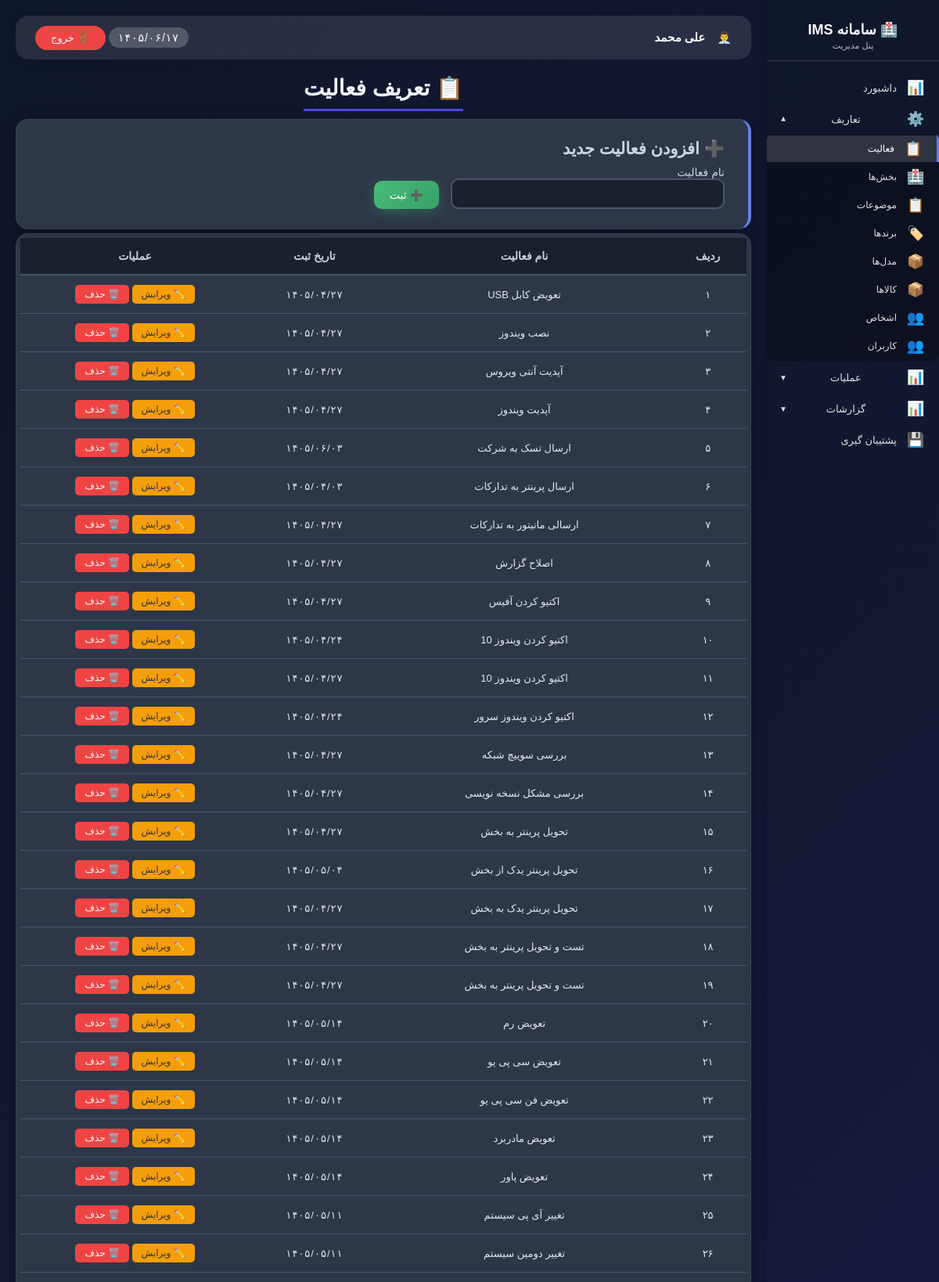
The app's page /admin_activities.php (signed in, upper part) with its own data.
### tables this page shows
CREATE TABLE `activities` (
  `id` int(11) NOT NULL AUTO_INCREMENT,
  `name` varchar(100) NOT NULL,
  `created_at` varchar(50) DEFAULT NULL,
  PRIMARY KEY (`id`)
);

### assets/jdf.php (called while the page is built, shortened)
<?php
function gregorian_to_jalali($g_y, $g_m, $g_d)
{
    $g_days_in_month = array(31, 28, 31, 30, 31, 30, 31, 31, 30, 31, 30, 31);
    $j_days_in_month = array(31, 31, 31, 31, 31, 31, 30, 30, 30, 30, 30, 29);
    $gy = $g_y - 1600;
    $gm = $g_m - 1;
    $gd = $g_d - 1;
    $g_day_no = 365 * $gy + floor(($gy + 3) / 4) - floor(($gy + 99) / 100) + floor(($gy + 399) / 400);
    for ($i = 0; $i < $gm; ++$i)
        $g_day_no += $g_days_in_month[$i];
    $g_day_no += $gd;
    $j_day_no = $g_day_no - 79;
    $j_np = floor($j_day_no / 12053);
    $j_day_no %= 12053;
    $jy = 979 + 33 * $j_np + 4 * floor($j_day_no / 1461);
    $j_day_no %= 1461;
    if ($j_day_no >= 366) {
        $jy += floor(($j_day_no - 1) / 365);
        $j_day_no = ($j_day_no - 1) % 365;
    }
    for ($i = 0; $i < 11 && $j_day_no >= $j_days_in_month[$i]; ++$i)
        $j_day_no -= $j_days_in_month[$i];
    $jm = $i + 1;
    $jd = $j_day_no + 1;
    return array($jy, $jm, $jd);
}
function jdate($format, $timestamp = null)
{
    if ($timestamp === null) {
        $timestamp = time();
    }
    $gregorian_year = date("Y", $timestamp);
    $gregorian_month = date("m", $timestamp);
    $gregorian_day = date("d", $timestamp);
    list($jalali_year, $jalali_month, $jalali_day) = gregorian_to_jalali($gregorian_year, $gregorian_month, $gregorian_day);
    $output = '';
    $length = strlen($format);
    for ($i = 0; $i < $length; $i++) {
        $char = $format[$i];
        switch ($char) {
            case 'Y': $output .= $jalali_year; break;
            case 'm': $output .= sprintf("%02d", $jalali_month); break;
            case 'd': $output .= sprintf("%02d", $jalali_day); break;
            default: $output .= $char;
        }
    }
    return $output;
}
function now()
{
    return jdate('Y/m/d');
}
function fa_number($number) {
    $persian = ['۰', '۱', '۲', '۳', '۴', '۵', '۶', '۷', '۸', '۹'];
    $english = ['0', '1', '2', '3', '4', '5', '6', '7', '8', '9'];
    return str_replace($english, $persian, $number);
}
?>

### functions.php (called while the page is built, shortened)
<?php
function hasPermission($permission_key) {
    if (isset($_SESSION['user_id']) && $_SESSION['user_id'] == 1) {
        return true;
    }
    return true;
}
function canEditActivities() { return hasPermission('activities_edit'); }
function canDeleteActivities() { return hasPermission('activities_delete'); }
?>

### admin_activities.php (the view, shortened to what this page needs)
<?php
$db = getDB();
$activities = $db->query("SELECT * FROM activities ORDER BY name ASC")->fetchAll();
?>
<!DOCTYPE html>
<html lang="fa" dir="rtl">
<head>
</head>
<body>
<div class="admin-wrapper">
    <?php include 'sidebar.php'; ?>
    <div class="main-content">
        <div class="main-header">
            <div class="user-info">
                <span>👨‍💼</span>
                <span class="user-name"><?php echo htmlspecialchars($_SESSION['fullname']); ?></span>
            </div>
            <div>
                <span class="clock-display" id="liveClock"><?php echo fa_number(now()); ?></span>
                <a href="logout.php" class="logout-btn-sidebar">🚪 خروج</a>
            </div>
        </div>
        <div class="main-title">
            <h1>📋 تعریف فعالیت</h1>
        </div>
        <div class="add-card">
            <h2>➕ افزودن فعالیت جدید</h2>
            <form method="post" class="form-row">
                <div class="activityname-group">
                    <label>نام فعالیت</label>
                    <input type="text" name="name" required>
                </div>
                <button type="submit" name="add_activity" class="btn-add">➕ ثبت</button>
            </form>
        </div>
        <div class="activities-table data-table">
            <table>
                <thead>
                <tr>
                    <th>ردیف</th>
                    <th>نام فعالیت</th>
                    <th>تاریخ ثبت</th>
                    <th>عملیات</th>
                </tr>
                </thead>
                <tbody>
                <?php if (empty($activities)): ?>
                    <tr>
                        <td colspan="4" style="text-align: center; padding: 40px;">📋 هیچ فعالیتی ثبت نشده است</td>
                    </tr>
                <?php else: ?>
                    <?php $row_num = 1; foreach ($activities as $activity): ?>
                        <tr id="activity_<?php echo $activity['id']; ?>">
                            <td><?php echo fa_number($row_num); ?></td>
                            <td><?php echo htmlspecialchars($activity['name']); ?></td>
                            <td class="date"><?php echo fa_number(htmlspecialchars($activity['created_at'])); ?></td>
                            <td class="action-buttons">
                                <?php if (canEditActivities()): ?>
                                <button class="edit-btn" onclick='openEditModal(<?php echo $activity['id']; ?>)'>✏️ ویرایش</button>
                                <?php endif; ?>
                                <?php if (canDeleteActivities()): ?>
                                <button class="delete-btn" onclick="confirmDelete(<?php echo $activity['id']; ?>, '<?php echo htmlspecialchars($activity['name']); ?>')">🗑️ حذف</button>
                                <?php endif; ?>
                            </td>
                        </tr>
                        <?php $row_num++; ?>
                    <?php endforeach; ?>
                <?php endif; ?>
                </tbody>
            </table>
        </div>
    </div>
</div>
</body>
</html>

### assets/styles/main.css (style rules this page uses)
* { margin: 0; padding: 0; box-sizing: border-box; font-family: 'Vazir', sans-serif; }
body { background: linear-gradient(135deg, #0f172a 0%, #1e1b4b 100%); min-height: 100vh; margin: 0; font-family: 'Vazir', 'Tahoma', 'Segoe UI', sans-serif; font-size: 15px; color: #e2e8f0; text-align: right; }
.logout-btn-sidebar { background: #ef4444; color: white; padding: 8px 20px; border-radius: 25px; text-decoration: none; font-size: 13px; transition: 0.3s; }
.add-card .btn-add,.btn-pdf { background: linear-gradient(135deg, #48bb78 0%, #38a169 100%); color: white; border: none; border-radius: 10px; font-size: 14px; cursor: pointer; transition: 0.3s; box-shadow: 0 4px 15px rgba(72, 187, 120, 0.3); font-family: 'Vazir', 'Tahoma', sans-serif; margin-top: 10px; padding: 10px 20px; }
.edit-btn { background: #f59e0b ; color: #333 ; text-decoration: none; transition: 0.3s; border: none; border-radius: 5px; padding: 5px 12px ; font-size: 12px ; }
.delete-btn { background: #ef4444 ; color: white ; text-decoration: none; transition: 0.3s; border: none; border-radius: 5px; padding: 5px 12px ; font-size: 12px ; }
.main-title { text-align: center; margin-bottom: 10px; }
.main-title h1 { font-size: 28px; color: #f1f5f9; font-weight: bold; display: inline-block; padding-bottom: 10px; border-bottom: 3px solid #4f46e5; }
.add-card, .filter-card { background: #2d3748; border-radius: 16px; padding: 25px 30px; margin-bottom: 10px; box-shadow: 0 4px 20px rgba(0, 0, 0, 0.3); border: 1px solid rgba(255, 255, 255, 0.06); transition: all 0.3s ease; }
.add-card,.filter-card h2 { color: #f7fafc; font-size: 20px; margin: 0 0 20px 0; border-right: 4px solid #667eea; }
.add-card,.filter-card label { display: block; font-weight: 500; font-size: 14px; color: #cbd5e0; margin-bottom: 5px; }
:is(.add-card, .filter-card) :is(input, select, textarea) { width: 100%; padding: 10px 14px; border: 2px solid #4a5568; border-radius: 10px; font-family: 'Vazir', 'Tahoma', sans-serif; transition: 0.3s; background: #1a202c; color: #e2e8f0; box-sizing: border-box; }
.add-card .form-row, .filter-card .form-row { display: flex; gap: 15px; flex-wrap: wrap; margin-top: 10px; align-items: flex-end; }
.data-table { background: #2d3748; border-radius: 16px; overflow-x: auto; box-shadow: 0 4px 20px rgba(0,0,0,0.3); border: 1px solid rgba(255,255,255,0.06); padding: 5px; }
.data-table table { width: 100%; border-collapse:collapse; }
.data-table th { background: #1a202c; color: #cbd5e0; padding: 15px; text-align: center; font-size: 14px; border-bottom: 2px solid #4a5568; }
.data-table td { padding: 12px 15px; text-align: center; border-bottom: 1px solid #4a5568; font-size: 13px; vertical-align: middle; color: #e2e8f0; }
.date { direction: ltr !important; text-align: center !important; font-family: 'Vazir', 'Tahoma', sans-serif !important; letter-spacing: 1px !important; font-size: 13px !important; }
.main-header { background: rgba(255, 255, 255, 0.1); backdrop-filter: blur(10px); border-radius: 16px; padding: 15px 25px; margin-bottom: 20px; display: flex; justify-content: space-between; align-items: center; box-shadow: 0 2px 10px rgba(0,0,0,0.1); }
.user-info { display: flex; align-items: center; gap: 15px; color: white; }
.user-name { font-weight: bold; color: white; }
.clock-display, #liveClock { font-family: 'Vazir', 'Tahoma', sans-serif; direction: ltr; font-size: 14px; letter-spacing: 1px; background: rgba(255,255,255,0.2); padding: 5px 12px; border-radius: 20px; display: inline-block; color: white; }
.clock-display { margin-left: 0; }

### assets/styles/sidebar.css (style rules this page uses)
.admin-wrapper { display: flex; min-height: 100vh; }
.main-content { flex: 1; margin-right: 220px; padding: 20px; background: transparent; }
.user-info { display: flex; align-items: center; gap: 15px; color: white; }
.user-name { font-weight: bold; color: white; }

### assets/styles/admin-activities.css (style rules this page uses)
.form-row { display: flex; gap: 15px; align-items: flex-end; flex-wrap: wrap; }
.activityname-group { flex: 1; min-width: 200px; max-width: 350px; }
.date { direction: ltr; text-align: center; font-family: monospace; letter-spacing: 1px; }

### records on screen
activities: row_num "۱", name "تعويض کابل USB", created_at "۱۴۰۵/۰۴/۲۷"
activities: row_num "۲", name "نصب ویندوز", created_at "۱۴۰۵/۰۴/۲۷"
activities: row_num "۳", name "آپدیت آنتی ویروس", created_at "۱۴۰۵/۰۴/۲۷"
activities: row_num "۴", name "آپدیت ویندوز", created_at "۱۴۰۵/۰۴/۲۷"
activities: row_num "۵", name "ارسال تسک به شرکت", created_at "۱۴۰۵/۰۶/۰۳"
activities: row_num "۶", name "ارسال پرینتر به تدارکات", created_at "۱۴۰۵/۰۴/۰۳"
activities: row_num "۷", name "ارسالی مانیتور به تدارکات", created_at "۱۴۰۵/۰۴/۲۷"
activities: row_num "۸", name "اصلاح گزارش", created_at "۱۴۰۵/۰۴/۲۷"
activities: row_num "۹", name "اکتیو کردن آفیس", created_at "۱۴۰۵/۰۴/۲۷"
activities: row_num "۱۰", name "اکتیو کردن ویندوز 10", created_at "۱۴۰۵/۰۴/۲۴"
activities: row_num "۱۱", name "اکتیو کردن ویندوز 10", created_at "۱۴۰۵/۰۴/۲۷"
activities: row_num "۱۲", name "اکتیو کردن ویندوز سرور", created_at "۱۴۰۵/۰۴/۲۴"
activities: row_num "۱۳", name "بررسی سوییچ شبکه", created_at "۱۴۰۵/۰۴/۲۷"
activities: row_num "۱۴", name "بررسی مشکل نسخه نویسی", created_at "۱۴۰۵/۰۴/۲۷"
activities: row_num "۱۵", name "تحویل پرینتر به بخش", created_at "۱۴۰۵/۰۴/۲۷"
activities: row_num "۱۶", name "تحویل پرینتر یدک از بخش", created_at "۱۴۰۵/۰۵/۰۴"
activities: row_num "۱۷", name "تحویل پرینتر یدک به بخش", created_at "۱۴۰۵/۰۴/۲۷"
activities: row_num "۱۸", name "تست و تحویل پرینتر به بخش", created_at "۱۴۰۵/۰۴/۲۷"
activities: row_num "۱۹", name "تست و تحویل پرینتر به بخش", created_at "۱۴۰۵/۰۴/۲۷"
activities: row_num "۲۰", name "تعویض رم", created_at "۱۴۰۵/۰۵/۱۴"
activities: row_num "۲۱", name "تعویض سی پی یو", created_at "۱۴۰۵/۰۵/۱۴"
activities: row_num "۲۲", name "تعویض فن سی پی یو", created_at "۱۴۰۵/۰۵/۱۴"
activities: row_num "۲۳", name "تعویض مادربرد", created_at "۱۴۰۵/۰۵/۱۴"
activities: row_num "۲۴", name "تعویض پاور", created_at "۱۴۰۵/۰۵/۱۴"
activities: row_num "۲۵", name "تغییر آی پی سیستم", created_at "۱۴۰۵/۰۵/۱۱"
activities: row_num "۲۶", name "تغییر دومین سیستم", created_at "۱۴۰۵/۰۵/۱۱"

### other values on screen
$_SESSION['fullname'] "علی محمد"
